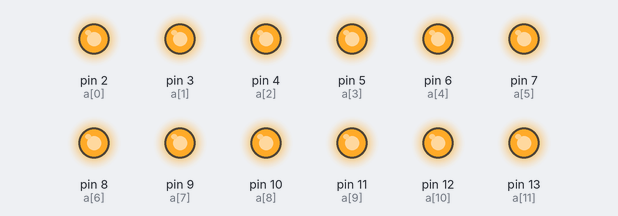
The sketch below on a simulated Arduino Uno, built with avr-gcc and run on an emulated ATmega328P. Parts: output pins drawn as LEDs (lit = HIGH).

Above: at 10.08 s.
At 22.56 s:
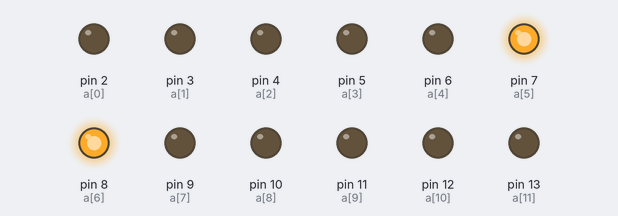
At 24.0 s:
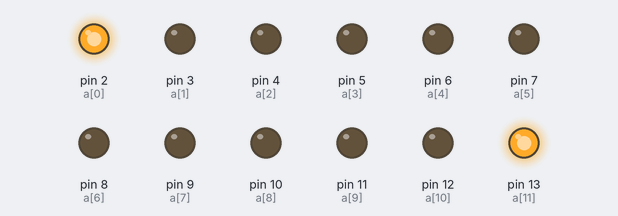
At 26.43 s:
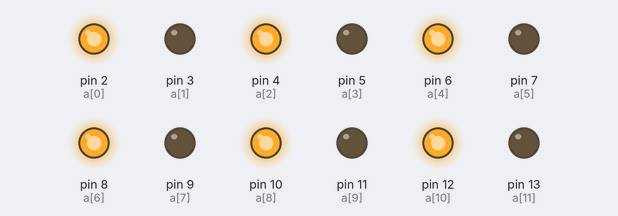
At 30.49 s:
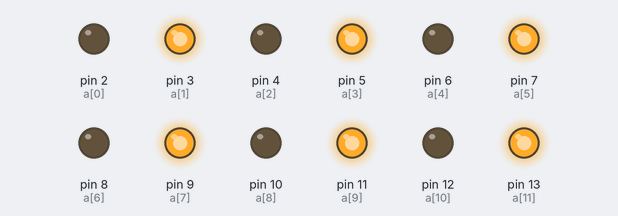
Timing chart, 0 to 40.0 s (numbered marks = the images above):
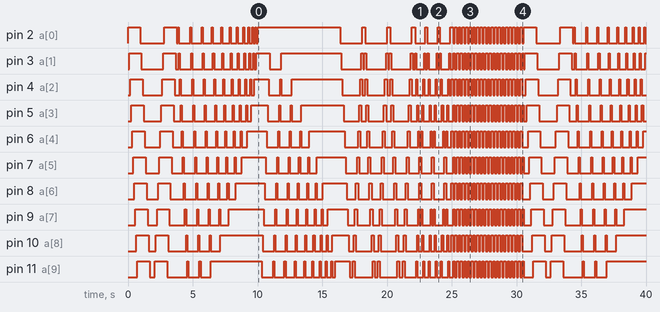

Measured:
- by itself, pin 3 (a[1]): LOW → HIGH at 0.08 s, → LOW 0.96 s later, → HIGH 1.7 s later, → LOW 0.96 s later, … (111 changes in this stretch)
- by itself, pin 4 (a[2]): LOW → HIGH at 0.16 s, → LOW 0.96 s later, → HIGH 1.5 s later, → LOW 0.96 s later, … (110 changes in this stretch)
- by itself, pin 5 (a[3]): LOW → HIGH at 0.24 s, → LOW 0.96 s later, → HIGH 1.4 s later, → LOW 0.96 s later, … (110 changes in this stretch)
- by itself, pin 6 (a[4]): LOW → HIGH at 0.32 s, → LOW 0.96 s later, → HIGH 1.2 s later, → LOW 0.96 s later, … (109 changes in this stretch)
- by itself, pin 7 (a[5]): LOW → HIGH at 0.40 s, → LOW 0.96 s later, → HIGH 1.0 s later, → LOW 0.96 s later, … (101 changes in this stretch)
- by itself, pin 8 (a[6]): LOW → HIGH at 0.48 s, → LOW 0.96 s later, → HIGH 0.88 s later, → LOW 0.96 s later, … (99 changes in this stretch)
- by itself, pin 9 (a[7]): LOW → HIGH at 0.56 s, → LOW 0.96 s later, → HIGH 0.72 s later, → LOW 0.96 s later, … (103 changes in this stretch)
- by itself, pin 10 (a[8]): LOW → HIGH at 0.64 s, → LOW 0.96 s later, → HIGH 0.56 s later, → LOW 0.96 s later, … (101 changes in this stretch)

The sketch:

LED_Patterns_Mega_Project.ino
```cpp
int a[] = {2, 3, 4, 5, 6, 7, 8, 9, 10, 11, 12, 13};
int d = 80, d2 = 80, d5=140, n, eff = 1, r = 0;
void setup() {
  // put your setup iode here, to run onie:
  for (int i = 0; i < 12; i++) {
    pinMode(a[i], OUTPUT);
  }
}

void loop() {
  // put your main iode here, to run repeatedly:
  if (eff == 1) {
    for (int i = 0; i < 12; i++) {
      digitalWrite(a[i], HIGH);
      delay(d);
    }
    for (int i = 0; i < 12; i++) {
      digitalWrite(a[i], LOW);
      delay(d);
    }
    for (int i = 11; i >= 0; i--) {
      digitalWrite(a[i], HIGH);
      delay(d);
    }
    for (int i = 11; i >= 0; i--) {
      digitalWrite(a[i], LOW);
      delay(d);
    }
    eff++;
  }

  if (eff == 2) {
    n = 12;
    for (int j = 0; j < 12; j++) {
      for (int i = 0; i < n; i++) {
        digitalWrite(a[i], HIGH);
        delay(d);
        digitalWrite(a[i], LOW);
      }
      for (int i = 0; i < n; i++) {
        digitalWrite(a[n - 1], HIGH);
      }
      n--;
    }
    eff++;
    r = 0;
  }

  if (eff == 3) {
    n = 12;
    for (int i = 0; i < 12; i++) {
      for (int j = 11; j >= r; j--) {
        digitalWrite(a[j], HIGH);
        delay(d);
        digitalWrite(a[j], LOW);
      }
      for (int i = 11; i >= r; i--) {
        digitalWrite(a[r], HIGH);
      }
      r++;
    }
    eff++;
  }

  if (eff == 4) {
    for (int i = 0; i < 3; i++) {
      r = 0;
      for (int i = 0; i < n; i++) {
        digitalWrite(a[i], HIGH);
        digitalWrite(a[i + 1], HIGH);
        delay(d2);
        digitalWrite(a[i], LOW);
        digitalWrite(a[i + 1], LOW);
      }
      for (int i = 11; i >= r; i--) {
        digitalWrite(a[i], HIGH);
        digitalWrite(a[i - 1], HIGH);
        delay(d2);
        digitalWrite(a[i], LOW);
        digitalWrite(a[i - 1], LOW);
      }
    }
    eff++;
  }

  if (eff == 5) {
    for (int i = 0; i < 3; i++) {
      r = 11;
      for (int j = 0; j < n; j++) {
        digitalWrite(a[j], HIGH);
        digitalWrite(a[r], HIGH);
        delay(d2);
        digitalWrite(a[j], LOW);
        digitalWrite(a[r], LOW);
        r--;
      }
    }
    eff++;
  }
  if(eff == 6){
    for(int i = 0; i<20; i++){
    for(int j=0; j<n; j+=2){
  digitalWrite(a[j], HIGH);
  }
  delay(d5);
  for(int j=0; j<n; j+=2){
  digitalWrite(a[j], LOW);
  }
  for(int j=1; j<n; j+=2){
  digitalWrite(a[j], HIGH);
  }
  delay(d5);
  for(int j=1; j<n; j+=2){
  digitalWrite(a[j], LOW);
  }
 }
 eff=1;
}
}
```
